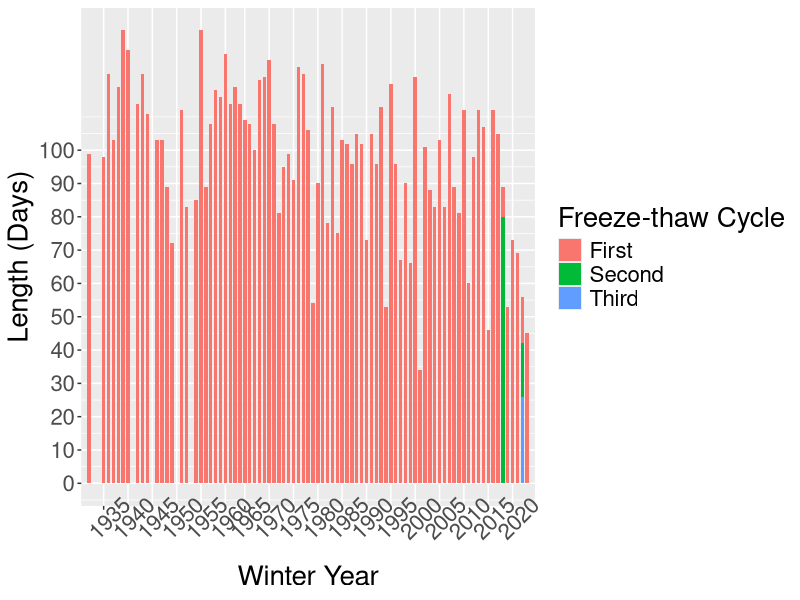

R code for this plot:
# Loads the tidyverse and lubridate packages which are being utilized below
library(tidyverse)
library(lubridate)

# Reads the MohonkLake ice data from the CSV file and stores it in raw_ice_data
raw_ice_data <- readr::read_csv(file.path(".", "01_Data", "IceData", "MohonkLake-IceOnIceOff-1932-2024.csv"))

# The code below creates a Dataframe with the columns:
# "Ice In" -> Date of ice forming on lake
# "Ice Out" -> Date of ice melting on lake
# "Length" -> The amount of days the ice was on the lake before it melted
# "Winter Year" -> The year winter started
# "Freeze-thaw Cycle" -> Some years have multiple periods where ice forms and melts, this keeps
# track of those periods

# To do this we must first: Combine all of the data into 2 columns (Ice In & Ice Out)
# We can use the "c" function which combines its arguments to a vector (array for CS majors)
# The `` syntax allows us to declare a variable using special characters
# Also, to label each period, data is added in steps starting with ICEIN_1 and ICEOUT_1

# Adds all of the elements from ICEIN_1 and ICEOUT_1
ice_data_combined_phase_1 <- tibble(
  `Ice In` = raw_ice_data$ICEIN_1,
  `Ice Out` = raw_ice_data$ICEOUT_1,
  `Freeze-thaw Cycle` = "First"
)

# Adds all of the elements from ICEIN_2 and ICEOUT_2
ice_data_combined_phase_2 <- ice_data_combined_phase_1 |>
  tibble::add_row(
    `Ice In` = raw_ice_data$ICEIN_2,
    `Ice Out` = raw_ice_data$ICEOUT_2,
    `Freeze-thaw Cycle` = "Second"
  )

# Adds all of the elements from ICEIN_3 and ICEOUT_3
ice_data_combined_phase_3 <- ice_data_combined_phase_2 |>
  tibble::add_row(
    `Ice In` = raw_ice_data$ICEIN_3,
    `Ice Out` = raw_ice_data$ICEOUT_3,
    `Freeze-thaw Cycle` = "Third"
  )

# Now, all of the data has been combined
ice_data_combined <- ice_data_combined_phase_3

# To prevent lubridate from spitting out errors, all of the "No date" text is converted to NA
# However, if the data is not "No date", then it will stay the same
# dplyr::mutate returns a tibble/dataframe with all of the redefined variables (var = new value)
# set to a new value
ice_data_filtered <- ice_data_combined |>
  dplyr::mutate(
    `Ice In` = ifelse(`Ice In` == "No date", NA, `Ice In`),
    `Ice Out` = ifelse(`Ice Out` == "No date", NA, `Ice Out`)
  )

# Converts `Ice In` and `Ice Out` to valid dates using lubridate::mdy
ice_data_as_dates <- ice_data_filtered |>
  dplyr::mutate(
    `Ice In` = lubridate::mdy(`Ice In`, tz = "America/New_York"),
    `Ice Out` = lubridate::mdy(`Ice Out`, tz = "America/New_York")
  )

# The length of a freeze-thaw cycle is equal to the magnitude between when the ice arrived (Ice In)
# and the ice departed (Ice Out)
# round() is used to prevent fractional days from appearing (They occur because of Daylight Savings)
ice_data_with_length <- ice_data_as_dates |>
  dplyr::mutate(
    Length = round(difftime(`Ice Out`, `Ice In`, units = "days", tz = "America/New_York"))
  )

# Winter year is calculated by subtracting 1 year to the year the ice melted (Ice Out), however,
# if the year the ice melted occurred during December, then the winter year would be the same
# year
ice_data_with_winter_year <- ice_data_with_length |>
  dplyr::mutate(
    `Winter Year` = as.character(
      ifelse(
        lubridate::month(`Ice Out`) != 12,
        lubridate::year(`Ice Out` - lubridate::years(1)),
        lubridate::year(`Ice Out`)
      )
   )
  )

# Sorts the dates based on when the ice arrived (Ice In)
# dplyr::arrange takes a variable name and returns a tibble/dataframe with all of the rows
# sorted by said variable
ice_data_sorted <-  ice_data_with_winter_year |>
  dplyr::arrange(`Ice In`)

# Finally, let's update our column names
# dplyr::rename renames all of the variables on the right with the strings on the left
# (new variable name = current variable name)
ice_data_completed <- ice_data_sorted |>
  dplyr::rename(
    `Ice In (Year)` = `Ice In`,
    `Ice Out (Year)` = `Ice Out`,
    `Length (Days)` = `Length`
  )

# Now we are complete! Let's view the result...
# View(ice_data_completed)
# Uncomment the above code to view the result

# Creates a graph using the fully processed tibble/dataframe from above and sets:
# The x-axis as "Winter Year"
# The y-axis as "Length (Days)"
# The colors for each bar depending on their "Freeze-thaw Cycle"
# The x scale goes by every 5 years and the y scale goes by every 10 days
ice_chart_graph_completed <- ice_data_completed |> ggplot(
  aes(
    x = `Winter Year`,
    y = `Length (Days)`,
    fill = `Freeze-thaw Cycle`
  )
) + geom_bar(
  stat = "identity",
  width = .7
) + scale_x_discrete(
  breaks = seq(1920, 2025, 5) 
) + scale_y_continuous(
  breaks = seq(0, 100, 10)
) + theme(
  text = element_text(size = 20),
  axis.text.x = element_text(angle = 45)
) + scale_color_manual(values=c("#999999", "#E69F00", "#56B4E9"))

# Saves the graph as a 12in = width by 6in = height PNG file
ggsave(file.path("03_Graphs", "01-MohonkLake-IceOnIceOff-1932-2024.png"), plot = ice_chart_graph_completed, width = 12, height = 6, units = "in")
